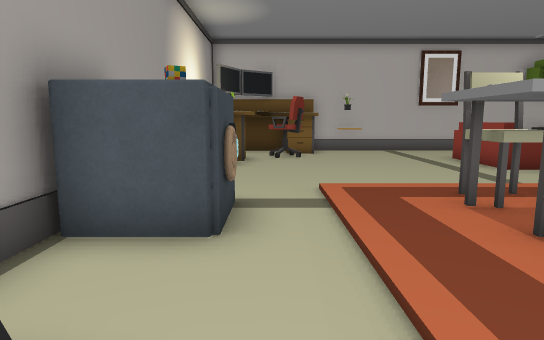
[1] (above)

16 first-person views from a walk through a 3-D level made in the Unity game engine. The camera is 1.3 m above the floor, tilts 8° down and sees 75° across. The floor is counted in squares, 1 m on a side. Each view is taken from the middle of a square. On the plan, view 1 faces up. The plan holds only what a view shows up to about 15 squares ahead; the rest is blank. The place goes on beyond the plan. Some surface patterns are stand-ins.

[2]
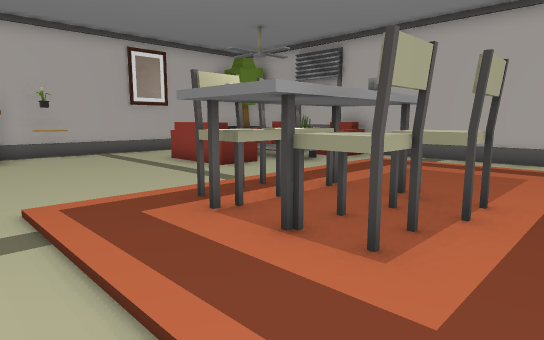

[3]
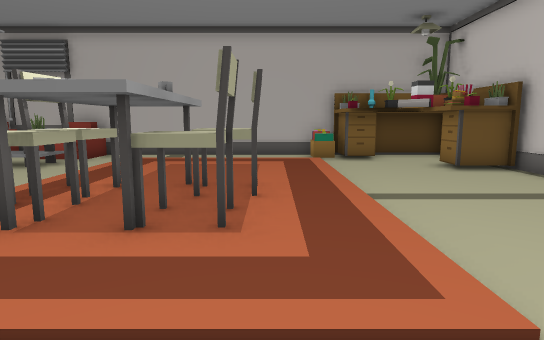

[4]
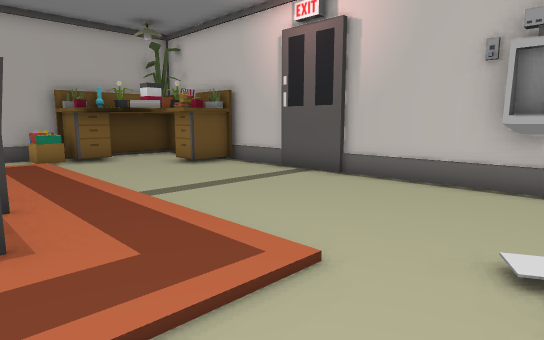

[5]
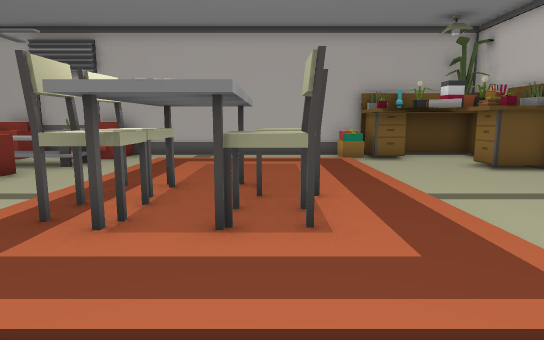

[6]
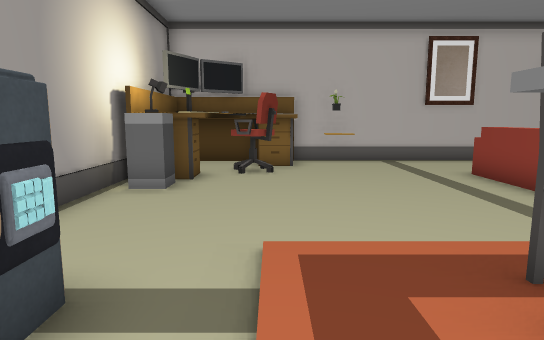

[7]
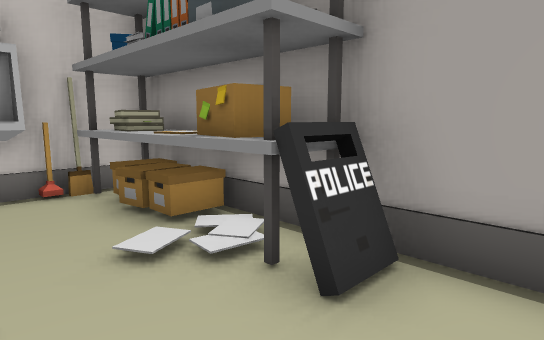

[8]
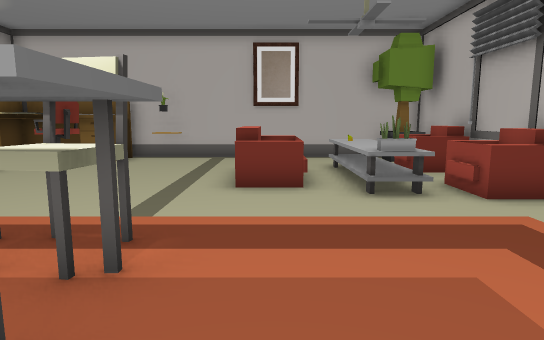

[9]
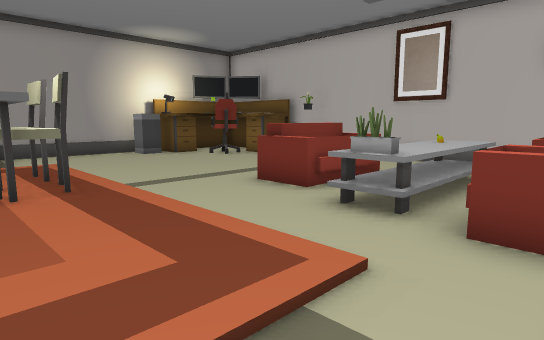

[10]
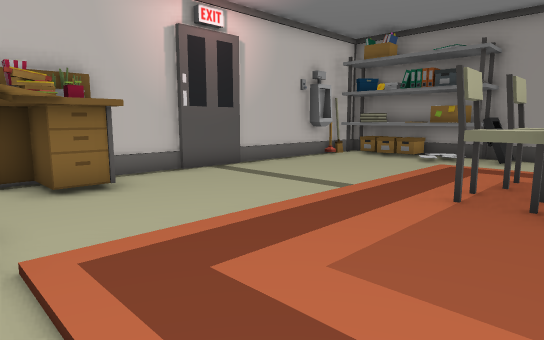

[11]
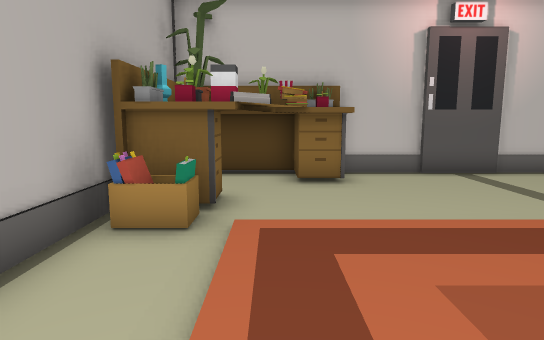

[12]
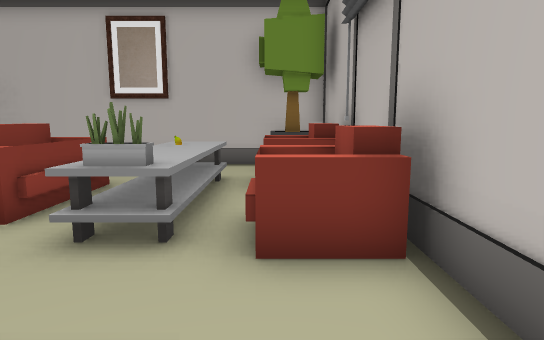

[13]
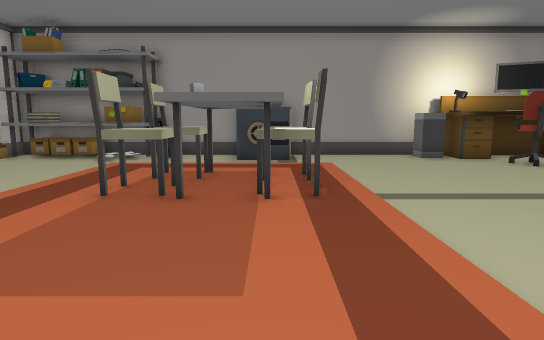

[14]
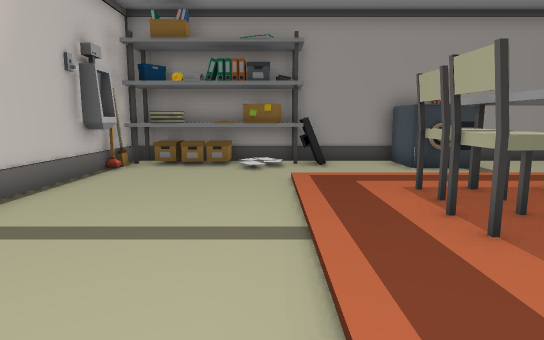

[15]
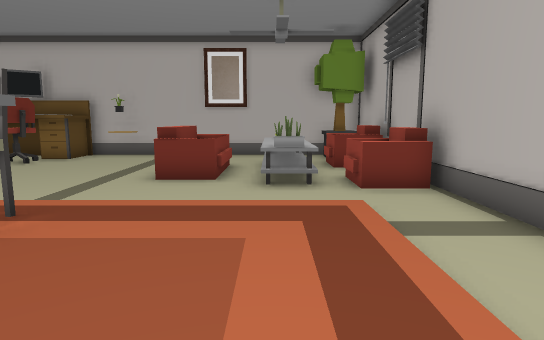

[16]
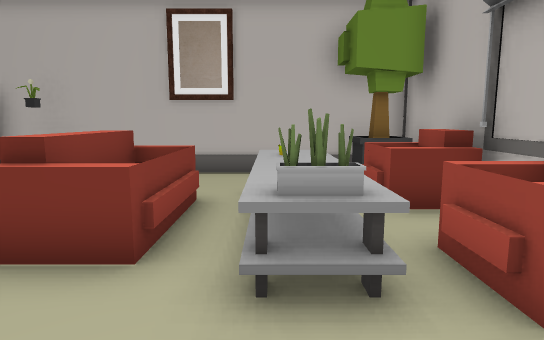

### Floor plan
Key: @ floor where view 1 was taken; # wall or solid block; . floor; ^ raised ledge; S sofa; T table; H shield; A apple; E shelf; B bin; O other object.
Columns run from 3 left of view 1 to 13 right of it. Each row starts with its distance up from view 1.
 16      ############
 15   ####OO......OO#
 14  #####........OO#
 13  ###O.......^^OO#
 12 ####.....SSS^^OO#
 11 # #......SSS^^. #
 10 #B.......SSS^^OO#
  9 #.........S.O^OO#
  8 #.............OO#
  7 #...............#
  6 #OO...TTT.......#
  5 #  ...TTTT......#
  4 #OO...TTTT......#
  3 #.....TTTT......#
  2 #.......T.......#
  1 #HH.............#
  0 #EE@..........#O#
 -1 #EE.......... ###
 -2 #EE..........###
 -3 #EE........#A###
 -4 #EE........#####
 -5 #############

Where each view was taken, in squares from view 1:
view 1: 0 up, 0 right, facing up
view 2: 1 up, 0 right, facing up-right
view 3: 2 up, 1 left, facing right
view 4: 3 up, 1 left, facing down-right
view 5: 3 up, 1 left, facing right
view 6: 3 up, 1 right, facing up
view 7: 3 up, 1 right, facing down-left
view 8: 2 up, 7 right, facing up
view 9: 4 up, 12 right, facing up-left
view 10: 4 up, 11 right, facing down-left
view 11: 5 up, 10 right, facing down
view 12: 5 up, 11 right, facing up
view 13: 5 up, 11 right, facing left
view 14: 0 up, 9 right, facing left
view 15: 1 up, 9 right, facing up
view 16: 6 up, 9 right, facing up
